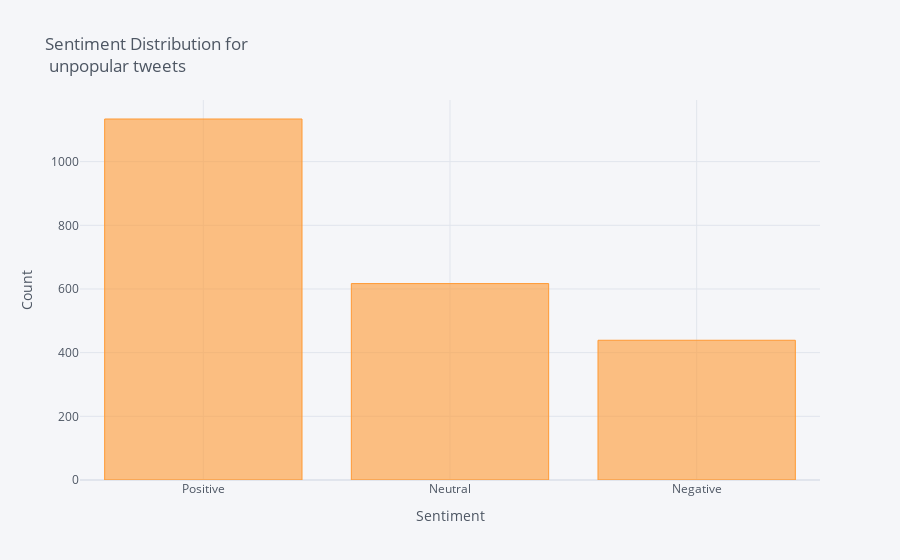

The notebook cell saved with this chart:
### Markdown cell above
Least Popular:

### Code cell
df_unpopular = df[df['Retweets'] <= 100]
df_unpopular['Sentiment'].value_counts().iplot(kind='bar', xTitle='Sentiment',
                                    yTitle='Count', title = ('Sentiment Distribution for <br> unpopular tweets'))

### Figure 1 — Plotly figure (JSON) as saved in the notebook; plotly's stock layout.template omitted (floating-point values rounded to 4 significant figures)
{"data": [{"marker": {"color": "rgba(255, 153, 51, 0.6)", "line": {"color": "rgba(255, 153, 51, 1.0)", "width": 1}}, "name": "Sentiment", "orientation": "v", "text": "", "type": "bar", "x": ["Positive", "Neutral", "Negative"], "y": [1134, 617, 439]}], "layout": {"legend": {"bgcolor": "#F5F6F9", "font": {"color": "#4D5663"}}, "paper_bgcolor": "#F5F6F9", "plot_bgcolor": "#F5F6F9", "title": {"font": {"color": "#4D5663"}, "text": "Sentiment Distribution for <br> unpopular tweets"}, "xaxis": {"gridcolor": "#E1E5ED", "showgrid": true, "tickfont": {"color": "#4D5663"}, "title": {"font": {"color": "#4D5663"}, "text": "Sentiment"}, "zerolinecolor": "#E1E5ED"}, "yaxis": {"gridcolor": "#E1E5ED", "showgrid": true, "tickfont": {"color": "#4D5663"}, "title": {"font": {"color": "#4D5663"}, "text": "Count"}, "zerolinecolor": "#E1E5ED"}}}
